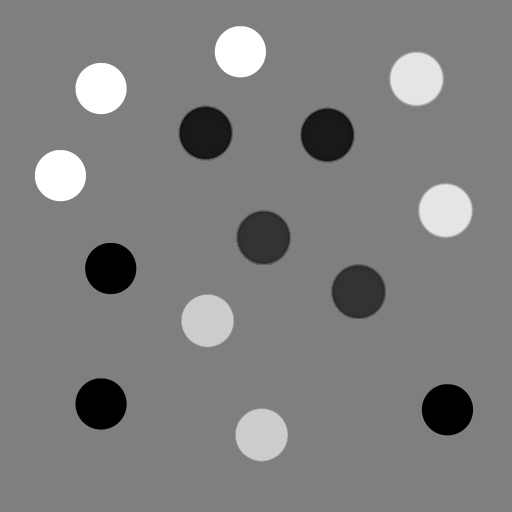
#> input picture Exam/Week 4/Exam version/Python-Sift-Demo/data/test_blob_uniform.png, 512 x 512 px
$ jupyter execute --allow-errors sift_demo.ipynb
#> lines starting #> are read from the running program, lines starting #| are printed output that depends on the picture
[cell 1]
import cv2
import pysift as sift
import matplotlib.pyplot as plt
import numpy as np

[cell 2]
# Load data
im_org = cv2.imread("data/test_blob_uniform.png", cv2.IMREAD_GRAYSCALE)
#> im_org is the input picture: shape (512, 512); min 0, max 255, mean 127
im_rotated = cv2.imread("data/test_blob_uniformrot_22dot5deg.png", cv2.IMREAD_GRAYSCALE)
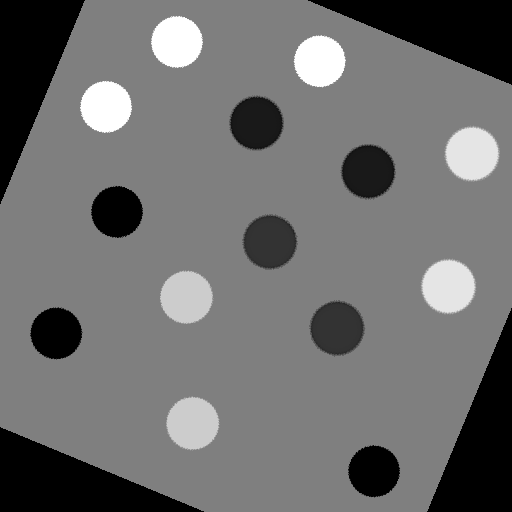
#> input picture Exam/Week 4/Exam version/Python-Sift-Demo/data/test_blob_uniformrot_22dot5deg.png, 512 x 512 px
#> im_rotated is the input picture: shape (512, 512); min 0, max 255, mean 110.1

[cell 3]
# Visualize
plt.figure(figsize=(10,15))
plt.subplot(1,2,1)
plt.imshow(im_org)
plt.subplot(1,2,2)
plt.imshow(im_rotated)
plt.show()
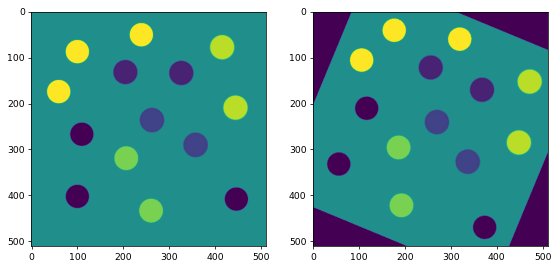
#> figure drawn by matplotlib, 2 panels

[cell 4]
# Extract sift keypoints and descriptors
print(im_org.shape)
#| (512, 512)
